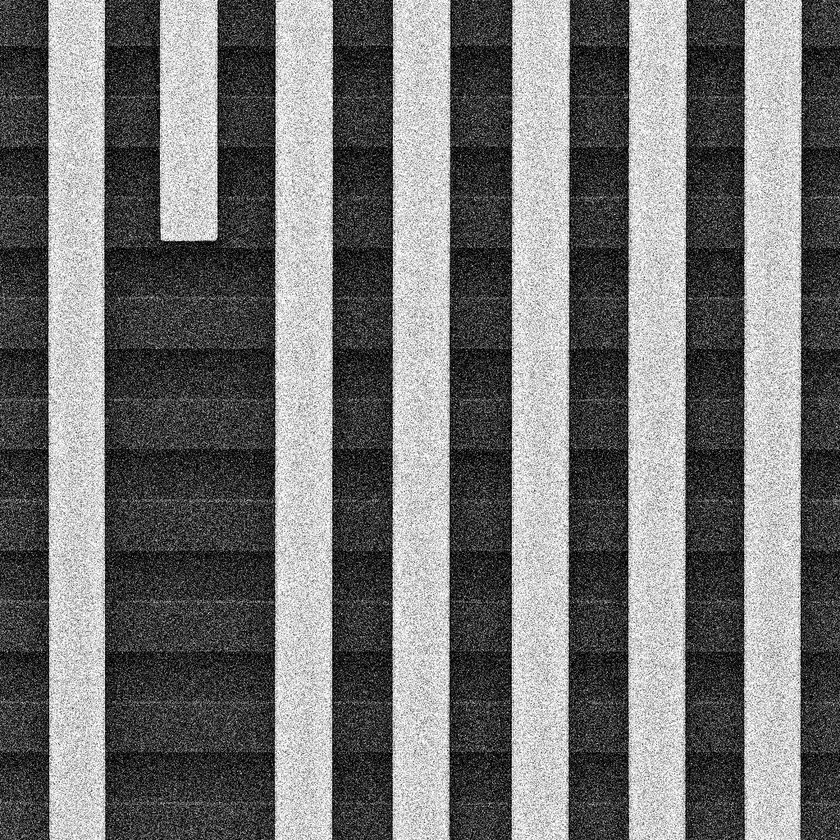
#> input picture old_versions/24_img_preprocess/sem_noisy_output_raw.jpg, 840 x 840 px, shrunk from 1024 x 1024 before the run, found by its file name
$ python 11_analyze_image_brightness.py
#> lines starting #> are read from the running program, lines starting #| are printed output that depends on the picture
#!/usr/bin/env python3
"""
分析圖片的亮度分布，找出為什麼檢測不到水平條帶
"""

import numpy as np
from PIL import Image
import matplotlib.pyplot as plt

# 讀取圖片
img = Image.open('Img_preprocess/sem_noisy_output_raw.jpg').convert('L')
#> img is the input picture: PIL image 840x840 L; min 0, max 255, mean 115.3
img_np = np.array(img)

# 計算每行的平均亮度
row_means = np.mean(img_np, axis=1)
#> row_means = 840 values, max 140.1 at index 97, min 99.01 at index 350, mean 115.3

# 創建視覺化
fig, (ax1, ax2) = plt.subplots(1, 2, figsize=(14, 8))

# 左圖：原始圖片
ax1.imshow(img_np, cmap='gray')
ax1.set_title('Original Image')
ax1.set_ylabel('Y (pixels)')

# 右圖：行亮度分布
ax2.plot(row_means, range(len(row_means)))
ax2.invert_yaxis()  # 翻轉y軸以匹配圖片
ax2.set_xlabel('Mean Brightness')
ax2.set_ylabel('Y (pixels)')
ax2.set_title('Row Brightness Profile')
ax2.grid(True, alpha=0.3)

# 標記一些閾值
percentiles = [50, 60, 65, 70, 75, 80]
for p in percentiles:
    val = np.percentile(row_means, p)
    ax2.axvline(x=val, color='red', alpha=0.3, linestyle='--', label=f'{p}%: {val:.1f}')
#> this loop made 6 passes
#> val on passes 1 to 6: 115.1, 116.1, 116.5, 117.5, 119.7, 122.7

ax2.legend()

# 找出局部峰值
from scipy.signal import find_peaks

# 找峰值（亮條）
peaks, properties = find_peaks(row_means, height=np.percentile(row_means, 60),
                              distance=20, width=5)
#> peaks = [298, 400, 501, 601]; properties = 8 items

print(f"Image shape: {img_np.shape}")
#| Image shape: (840, 840)
print(f"Brightness range: {np.min(row_means):.1f} - {np.max(row_means):.1f}")
#| Brightness range: 99.0 - 140.1
print(f"Mean brightness: {np.mean(row_means):.1f}")
#| Mean brightness: 115.3
print(f"Std brightness: {np.std(row_means):.1f}")
#| Std brightness: 7.4
print(f"\nPercentiles:")
for p in percentiles:
    print(f"  {p}%: {np.percentile(row_means, p):.1f}")
#> this loop made 6 passes
#|   50%: 115.1
#|   60%: 116.1
#|   65%: 116.5
#|   70%: 117.5
#|   75%: 119.7
#|   80%: 122.7

print(f"\nFound {len(peaks)} peaks (potential bright bands)")
#| Found 4 peaks (potential bright bands)
for i, peak in enumerate(peaks):
    print(f"  Peak {i+1}: y={peak}, brightness={row_means[peak]:.1f}")
#> this loop made 4 passes
#> peak on passes 1 to 4: 298, 400, 501, 601
#|   Peak 1: y=298, brightness=131.1
#|   Peak 2: y=400, brightness=131.2
#|   Peak 3: y=501, brightness=130.2
#|   Peak 4: y=601, brightness=128.4

# 在左圖標記峰值位置
for peak in peaks:
    ax1.axhline(y=peak, color='yellow', alpha=0.5, linewidth=2)

# 在右圖標記峰值
ax2.plot(row_means[peaks], peaks, 'ro', markersize=8, label='Peaks')

plt.tight_layout()
plt.savefig('brightness_analysis.png', dpi=150)
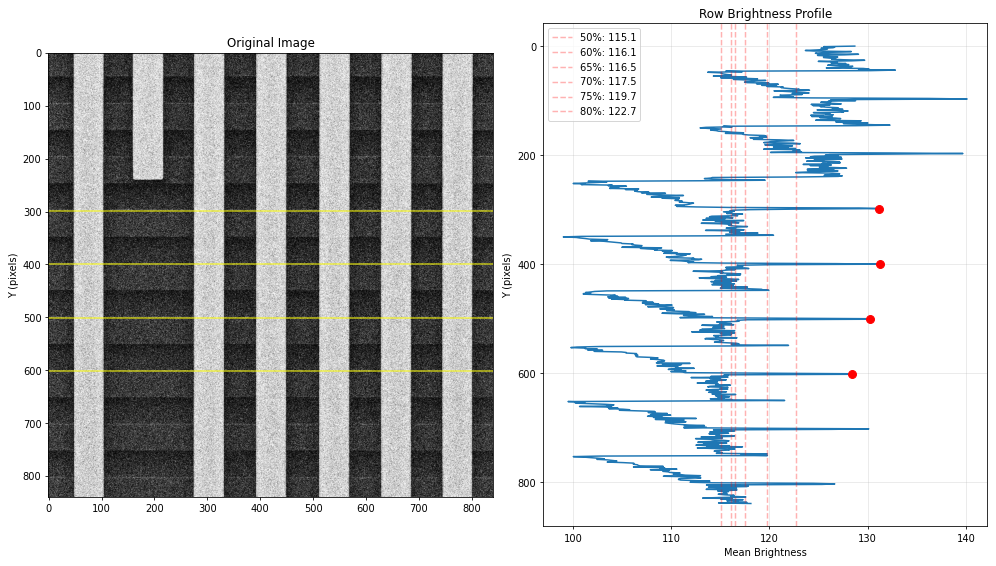
#> figure drawn by matplotlib, 2 panels
plt.close()

# 分析為什麼原方法失敗
print("\n分析原方法失敗原因：")
print("1. 圖片可能沒有明顯的水平亮條")
print("2. 亮條可能太窄或對比度太低")
print("3. 可能需要使用不同的檢測策略")

# 嘗試另一種方法：檢測暗條之間的區域
dark_threshold = np.percentile(row_means, 30)
#> dark_threshold = 111.3
bright_threshold = np.percentile(row_means, 70)
#> bright_threshold = 117.5

in_bright = False
bright_regions = []
start = 0

for i, val in enumerate(row_means):
    if val > bright_threshold and not in_bright:
        in_bright = True
        start = i
    elif val < dark_threshold and in_bright:
        in_bright = False
        if i - start > 10:  # 至少10像素寬
            bright_regions.append((start, i))
#> this loop made 840 passes
#> (val, in_bright) on pass 1: (128.7, True)
#> in_bright on passes 249, 298, 350, 400, 450, 500: False, True, False, True, False, True
#> after the loop, bright_regions = [(0, 248), (297, 349), (399, 449), (499, 551), (600, 651), (701, 752)]; in_bright = True; start = 802

print(f"\n使用暗條分隔法找到 {len(bright_regions)} 個亮區域")
#| 使用暗條分隔法找到 6 個亮區域
for i, (start, end) in enumerate(bright_regions):
    print(f"  Region {i+1}: y={start}-{end}, width={end-start}")
#> this loop made 6 passes
#|   Region 1: y=0-248, width=248
#|   Region 2: y=297-349, width=52
#|   Region 3: y=399-449, width=50
#|   Region 4: y=499-551, width=52
#|   Region 5: y=600-651, width=51
#|   Region 6: y=701-752, width=51

# 直接使用週期性模式
# SEM圖片通常有規律的條紋
print("\n嘗試找出週期性模式...")
# 計算自相關
from scipy import signal
autocorr = signal.correlate(row_means - np.mean(row_means),
                           row_means - np.mean(row_means), mode='same')
#> autocorr = 840 values, max 46604.4 at index 420, min -13945.9 at index 168, mean 4472.2
autocorr = autocorr / np.max(autocorr)
#> autocorr = 840 values, max 1 at index 420, min -0.299 at index 168, mean 0.096

# 找週期
peaks_auto, _ = find_peaks(autocorr[len(autocorr)//2:], height=0.3, distance=20)
#> peaks_auto = [101, 202]
if len(peaks_auto) > 0:
    period = peaks_auto[0]
#> period = 101
    print(f"可能的週期: {period} 像素")
#| 可能的週期: 101 像素

    # 基於週期創建條帶
    periodic_bands = []
    for i in range(0, img_np.shape[0], period):
        if i + 20 < img_np.shape[0]:
            periodic_bands.append((i, min(i + 30, img_np.shape[0])))

    print(f"基於週期創建了 {len(periodic_bands)} 個條帶")
#| 基於週期創建了 9 個條帶
